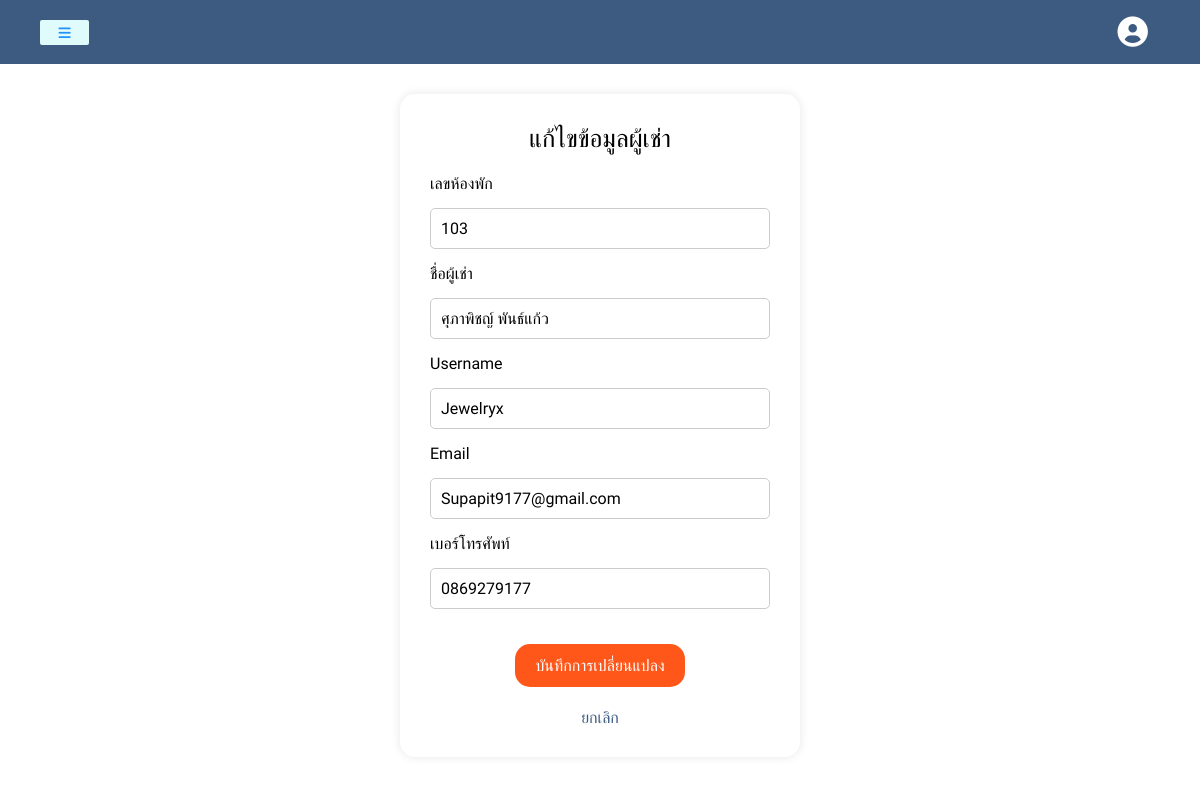
/edit-renter.php?id=77 (signed in), run on the app's committed database.
### tables this page shows
CREATE TABLE `renter` (
  `id` int(11) NOT NULL,
  `apartment_id` int(11) NOT NULL,
  `name` varchar(255) NOT NULL,
  `phone` varchar(20) NOT NULL,
  `email` varchar(255) NOT NULL,
  `created_at` timestamp NOT NULL DEFAULT current_timestamp(),
  `user_id` int(11) NOT NULL,
  `username` varchar(255) NOT NULL,
  `room_number` varchar(10) NOT NULL
);

### edit-renter.php (the view, shortened to what this page needs)
<?php
include('server.php');
$username = mysqli_real_escape_string($con, $_SESSION['username']);
$id = intval($_GET['id']);
$query = "SELECT room_number, name, username, email, phone FROM renter WHERE id = ?";
$stmt = $con->prepare($query);
$stmt->bind_param('i', $id);
$stmt->execute();
$stmt->store_result();
$stmt->bind_result($room_number, $name, $username, $email, $phone);
?>
<!DOCTYPE html>
<html lang="en">
<head>
    <link rel="stylesheet" href="https://cdnjs.cloudflare.com/ajax/libs/font-awesome/6.0.0-beta3/css/all.min.css">
    <link rel="stylesheet" href="assets/css/home.css">
    <link rel="stylesheet" href="assets/css/edit-renter.css">
    <link rel="stylesheet" href="assets/css/edit-user.css">
    <link rel="stylesheet" href="assets/css/dropdown.css">
</head>
<body>
<div class="container">
    <header class="header">
        <button class="btn-toggle"><i class="fa-solid fa-bars"></i></button>
        <nav>
            <ul>
                <li class="dropdown">
                    <div class="dropbtn">
                        <i class="fa-solid fa-circle-user fa-2x"></i>
                    </div>
                </li>
            </ul>
        </nav>
    </header>
    <main>
        <form action="" method="POST">
        <h1>แก้ไขข้อมูลผู้เช่า</h1>
            <label for="room_number">เลขห้องพัก</label>
            <input type="text" id="room_number" name="room_number" value="<?= htmlspecialchars($room_number); ?>">
            <label for="name">ชื่อผู้เช่า</label>
            <input type="text" id="name" name="name" value="<?= htmlspecialchars($name); ?>">
            <label for="username">Username</label>
            <input type="text" id="username" name="username" value="<?= htmlspecialchars($username); ?>">
            <label for="email">Email</label>
            <input type="email" id="email" name="email" value="<?= htmlspecialchars($email); ?>">
            <label for="phone">เบอร์โทรศัพท์</label>
            <input type="tel" id="renter_tel" name="phone" value="<?= htmlspecialchars($phone); ?>">
            <button type="submit">บันทึกการเปลี่ยนแปลง</button>
            <a href="manage.php">ยกเลิก</a>
        </form>
    </main>
</body>
</html>

### assets/css/home.css (style rules this page uses)
:root { --padding: 0.5rem; --margin-left: 0.5rem; --smoky-black: #3d5a80; --pine-tree: #3d5a80; --blue: #2191fb; --white: #e0fbfc; --font-size: 0.8rem; }
* { margin: 0; padding: 0; box-sizing: border-box; text-decoration: none; }
body { font-family: "Prompt", sans-serif; }
.container { width: auto; min-height: 100vh; transition: margin-left 0.3s linear; }
.header { width: 100%; height: 50px; display: flex; justify-content: start; align-items: center; background-color: var(--pine-tree); }
.btn-toggle { width: 50px; height: 25px; border: none; border-radius: 2px; display: flex; justify-content: center; align-items: center; padding: var(--padding); background-color: var(--white); color: var(--blue); margin-left: var(--margin-left); cursor: pointer; transition: all 0.3s linear; }

### assets/css/edit-renter.css (style rules this page uses)
* { margin: 0; padding: 0; box-sizing: border-box; }
header { position: sticky; top: 0; background: #3d5a80; padding: 2rem 2rem; }
nav { width: 100%; display: flex; justify-content: space-between; align-items: center; }
ul { display: flex; margin: 0; padding: 0; list-style: none; }
li { margin-right: 20px; font-size: 20px; font-weight: bold; }
.header button { margin-top: 1px; padding: 10px 15px; font-size: 16px; }
h1 { font-family: 'Prompt', sans-serif; font-size: 28px; color: #3d5a80; text-align: center; margin-bottom: 20px; }
form { background-color: #ffffff; padding: 20px; border-radius: 15px; box-shadow: 0 0 10px rgba(0, 0, 0, 0.1); width: 600px; margin: 200px auto 0 auto; display: flex; justify-content: center; align-items: center; flex-direction: column; }
label { display: block; margin-bottom: 5px; font-weight: 500; }
input[type="text"], input[type="email"], input[type="tel"] { font-family: 'Prompt', sans-serif; width: 100%; padding: 10px; border: 1px solid #ccc; border-radius: 5px; transition: border-color 0.3s, box-shadow 0.3s; font-size: 16px; }
button[type="submit"] { font-family: 'Prompt', sans-serif; width: auto; padding: 12px 20px; background-color: #ff5619; color: #fff; border: none; border-radius: 15px; font-size: 16px; cursor: pointer; display: block; margin: 20px auto; }
a { display: inline-block; margin-top: 1px; color: #3d5a80; text-decoration: none; font-size: 16px; }

### assets/css/edit-user.css (style rules this page uses)
.header button { margin-top: 1px; padding: 10px 15px; font-size: 14px; }
h1 { font-family: "Prompt", sans-serif; color: #000000; text-align: center; font-size: 25px; font-weight: 500; }
form { background-color: #ffffff; padding: 30px; border-radius: 15px; box-shadow: 0 0 10px rgba(0, 0, 0, 0.1); width: 400px; margin: 30px auto 0 auto; display: flex; justify-content: center; align-items: center; flex-direction: column; }
label { display: flex; flex-direction: column; margin-bottom: 15px; width: 100%; }
input, select { width: calc(100% - 20px); padding: 10px; border: 1px solid #ccc; border-radius: 4px; margin-bottom: 15px; display: block; }
button { font-family: "Prompt", sans-serif; background-color: #ee6c4d; color: white; border: none; padding: 15px 25px; text-align: center; text-decoration: none; display: inline-block; font-size: 16px; cursor: pointer; border-radius: 20px; transition: background-color 0.3s ease; margin-top: 15px; }

### assets/css/dropdown.css (style rules this page uses)
.dropdown .dropbtn { background-color: transparent; border: none; cursor: pointer; }
.dropdown .dropbtn i { font-size: 1.9rem; color: white; }

### data on the page
renter: room_number "103", name "ศุภาพิชญ์ พันธ์แก้ว", username "Jewelryx", email "Supapit9177@gmail.com", phone "0869279177"
